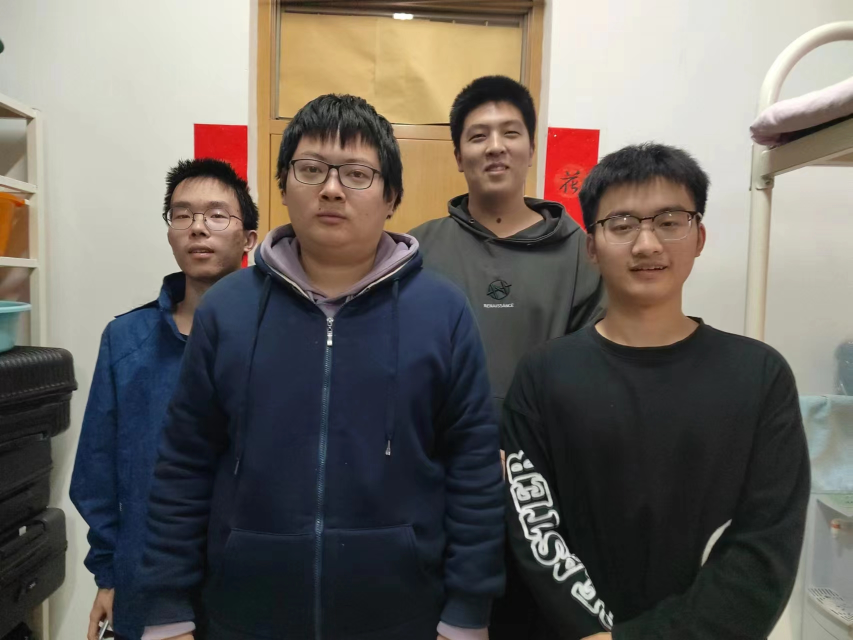
#> input picture 传统视觉/人脸识别/face_picture/face_picture1.jpg, 1706 x 1280 px (shown at 1/2 size)
$ jupyter execute '2.2 PIL.ipynb'
#> lines starting #> are read from the running program, lines starting #| are printed output that depends on the picture
# 图像读取、保存与显示

[cell 1]
from PIL import Image
from IPython.display import display
im = Image.open("../传统视觉/人脸识别/face_picture/face_picture1.jpg")
#> im is the input picture: PIL image 1706x1280 RGB; mean R, G, B 106.9, 101.8, 96.4
# im.show()
display(im)

# 几何变换

## 尺度缩放

[cell 2]
im_resize = im.resize((512, 512))
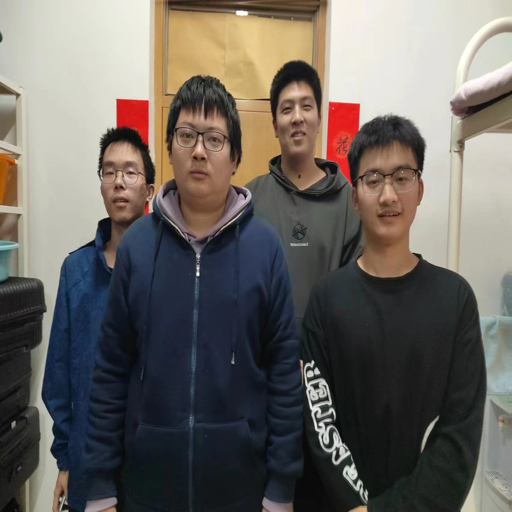
#> im_resize: PIL image 512x512 RGB; mean R, G, B 106.9, 101.8, 96.4
display(im_resize)

# 图像旋转

[cell 3]
im_rot = im_resize.rotate(45)
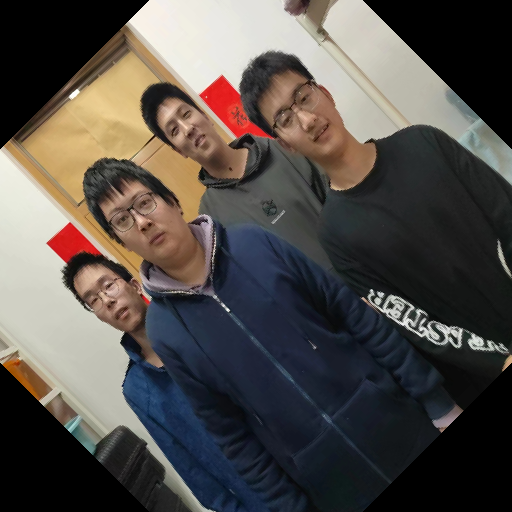
#> im_rot: PIL image 512x512 RGB; mean R, G, B 83.2, 78, 73.8
display(im_rot)

# 模式转换

[cell 4]
im_gray = im_resize.convert("L")
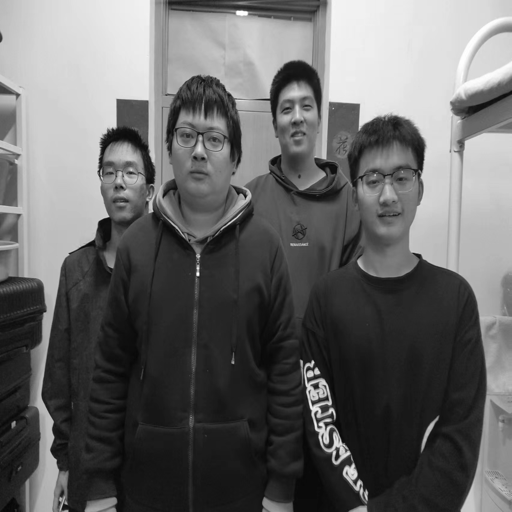
#> im_gray: PIL image 512x512 L; min 5, max 255, mean 102.7
display(im_gray)

# 图像模糊

均值滤波

[cell 5]
from PIL import ImageFilter
im_blur = im_resize.filter(ImageFilter.BLUR)
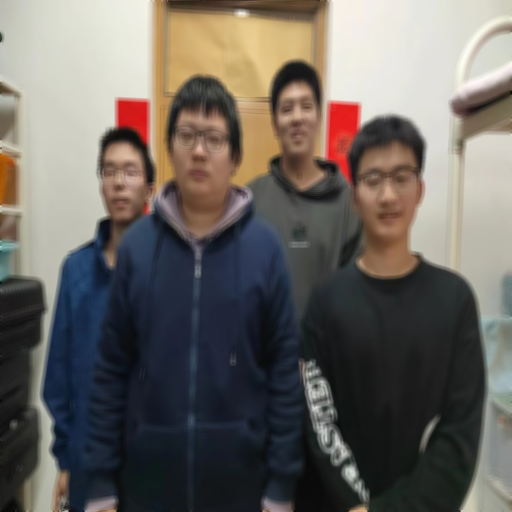
#> im_blur: PIL image 512x512 RGB; mean R, G, B 106.9, 101.8, 96.4
display(im_blur)

# 轮廓检测

[cell 6]
image_contour = im_resize.filter(ImageFilter.CONTOUR)
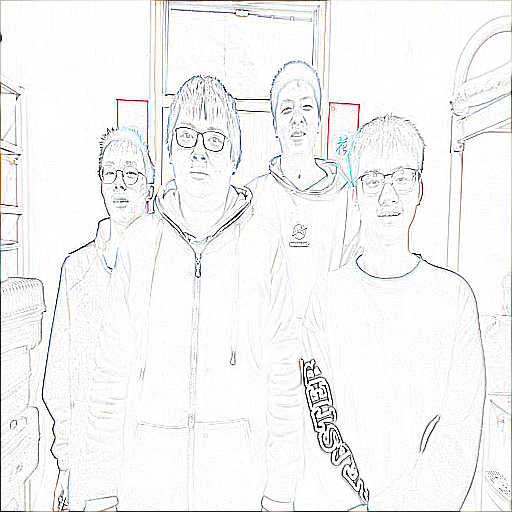
#> image_contour: PIL image 512x512 RGB; mean R, G, B 244.7, 244.7, 244.6

display(image_contour)

# 边缘检测

[cell 7]
image_edge = im_resize.filter(ImageFilter.FIND_EDGES)
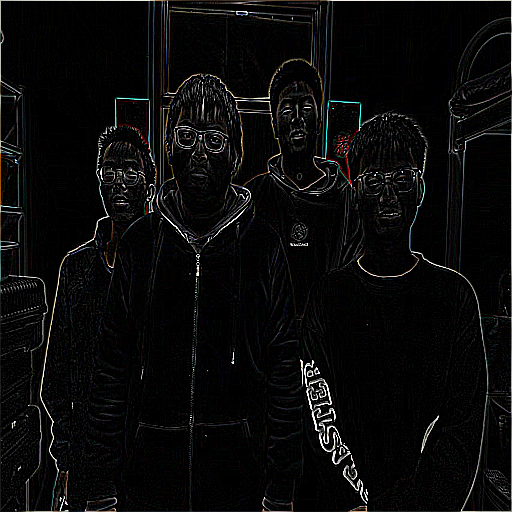
#> image_edge: PIL image 512x512 RGB; mean R, G, B 10.3, 10.2, 10.1
display(image_edge)

$ run again, with 传统视觉/人脸识别/face_picture/face_picture2.jpg copied over 传统视觉/人脸识别/face_picture/face_picture1.jpg
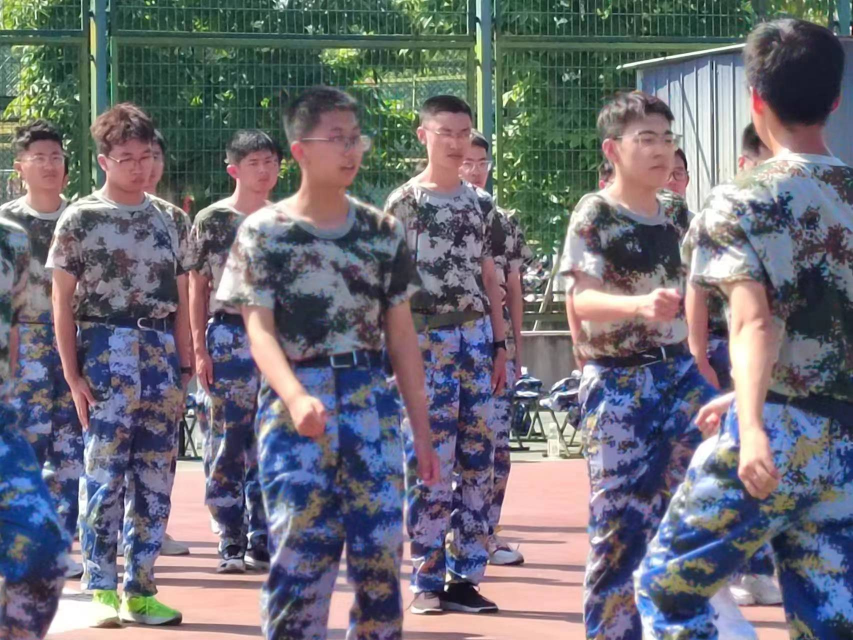
#> input picture 传统视觉/人脸识别/face_picture/face_picture2.jpg, 1706 x 1280 px (shown at 1/2 size)
#> im is the input picture: PIL image 1706x1280 RGB; mean R, G, B 110.6, 109.6, 118.1
#> `image_contour = im_resize.filter(ImageFilter.CONTOUR)`:
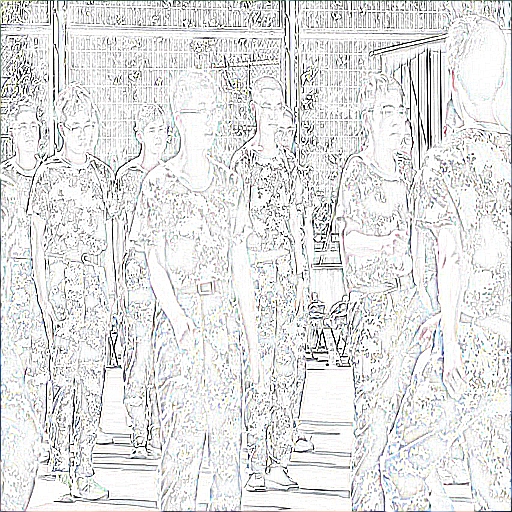
#> image_contour: PIL image 512x512 RGB; mean R, G, B 225.3, 225.8, 225.8
#> `image_edge = im_resize.filter(ImageFilter.FIND_EDGES)`:
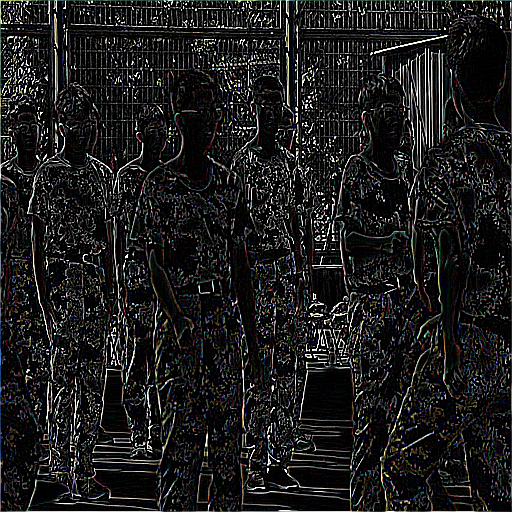
#> image_edge: PIL image 512x512 RGB; mean R, G, B 28.6, 28.3, 28.4

$ run again, with 传统视觉/人脸识别/face_picture/face_picture3.jpg copied over 传统视觉/人脸识别/face_picture/face_picture1.jpg
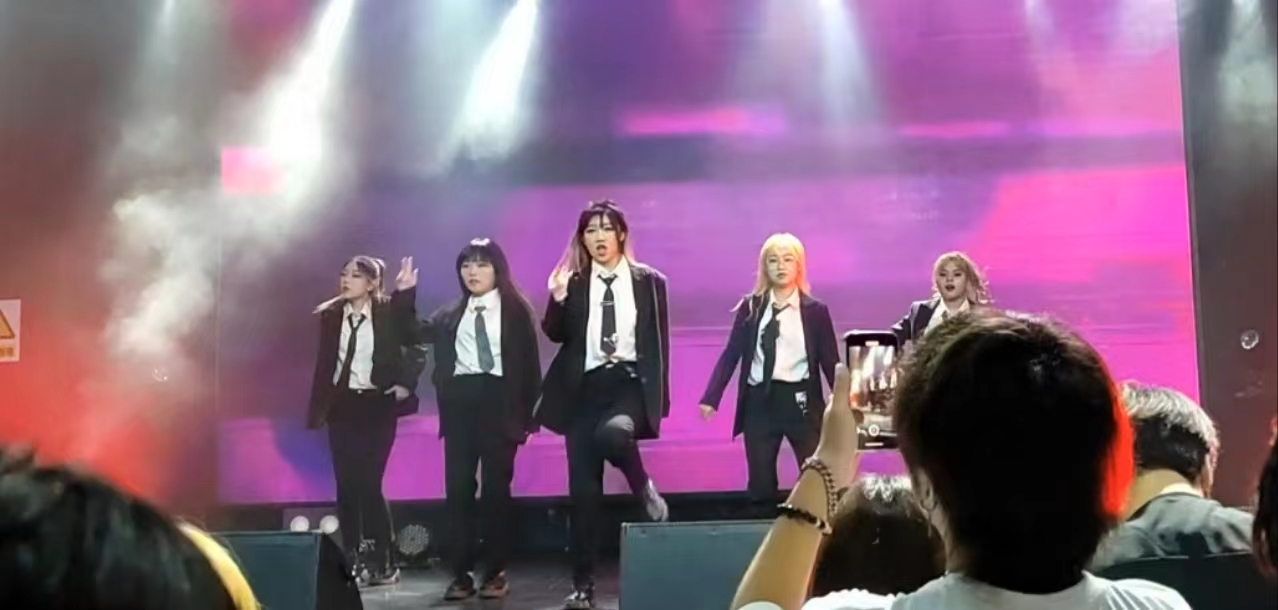
#> input picture 传统视觉/人脸识别/face_picture/face_picture3.jpg, 1278 x 610 px
#> im is the input picture: PIL image 1278x610 RGB; mean R, G, B 132.6, 100.5, 124.1
#> `image_contour = im_resize.filter(ImageFilter.CONTOUR)`:
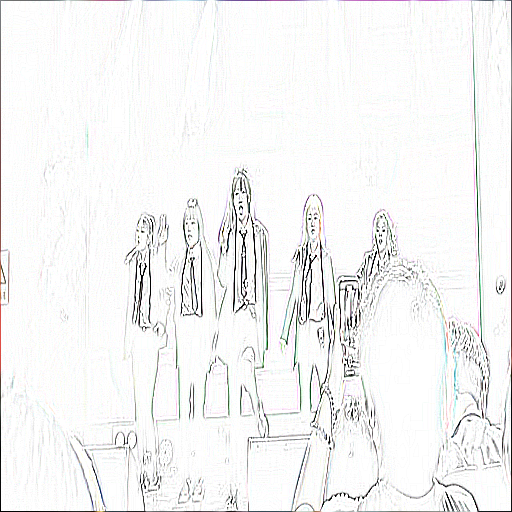
#> image_contour: PIL image 512x512 RGB; mean R, G, B 244, 244.2, 243.9
#> `image_edge = im_resize.filter(ImageFilter.FIND_EDGES)`:
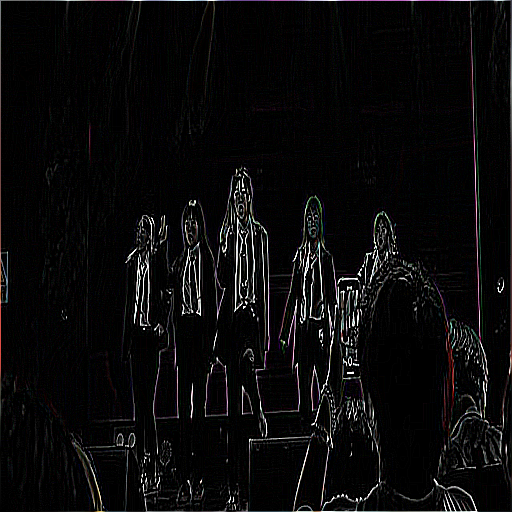
#> image_edge: PIL image 512x512 RGB; mean R, G, B 10.8, 10.2, 10.6
